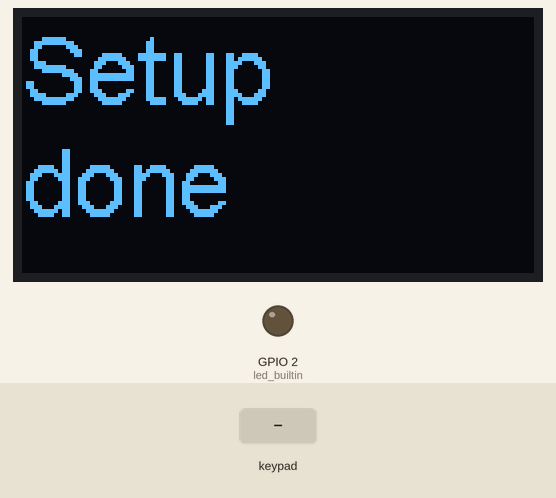
Recording of a program running on a simulated ESP8266 (NodeMCU). On the bench: 128×64 one-colour display, output pins drawn as LEDs (lit = HIGH). The inputs (shaded band) are chosen by the test bench. What the program prints to the serial monitor is not drawn.

Above: at 1.2 s.
1.3 s: keypad keys 1 2 3 4 # # pressed 0.4 s apart
At 4.1 s:
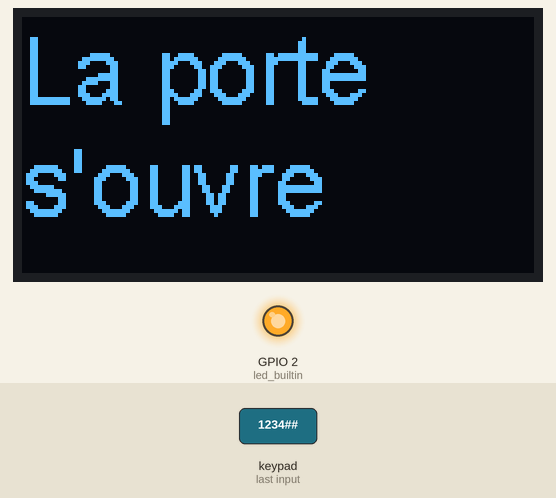
5.2 s: key '*' pressed
At 7.7 s:
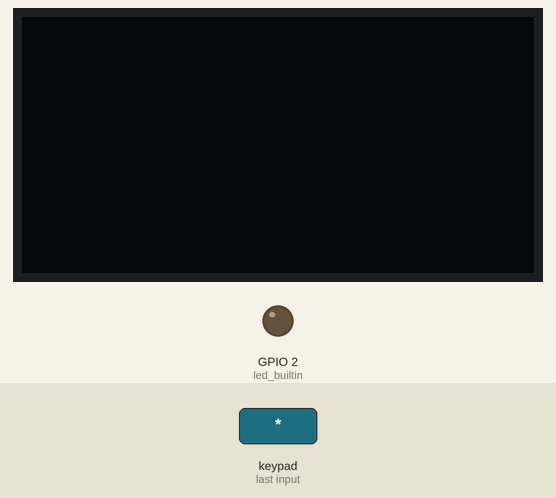
8.2 s: key '5' pressed
At 8.8 s:
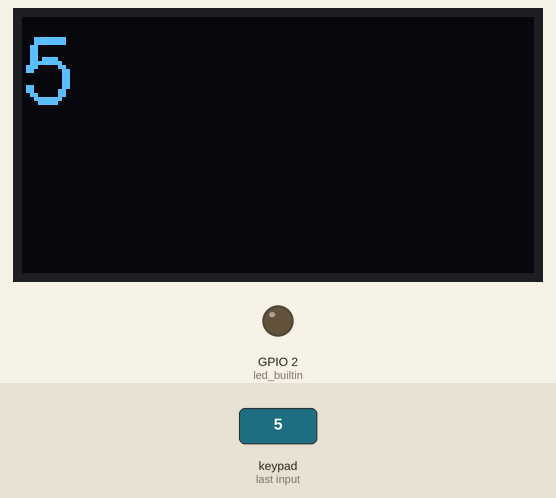
9.7 s: keypad keys 1 9 1 8 5 pressed 0.4 s apart
At 12.3 s:
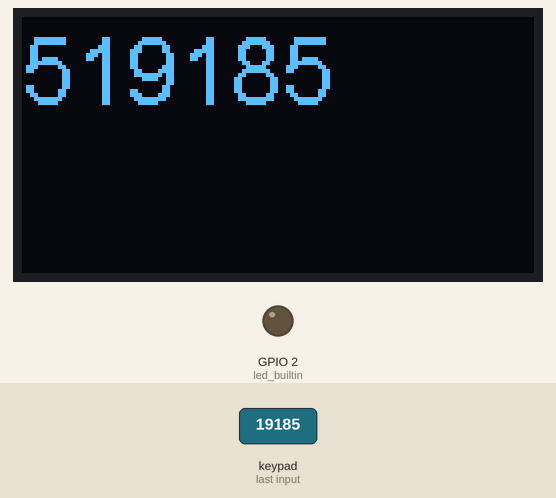
13.2 s: key '#' pressed
At 14.6 s:
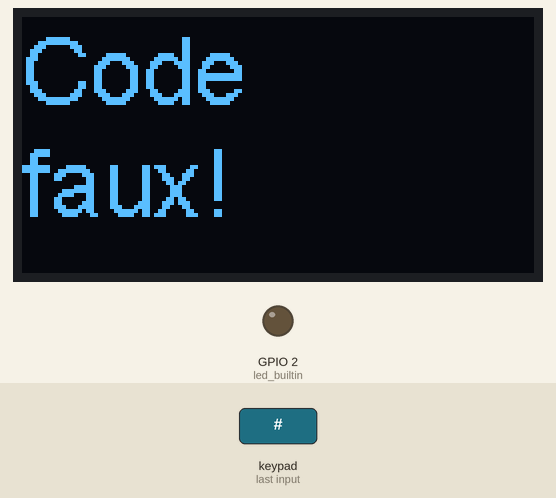
16.2 s: key '1' pressed
At 17.3 s:
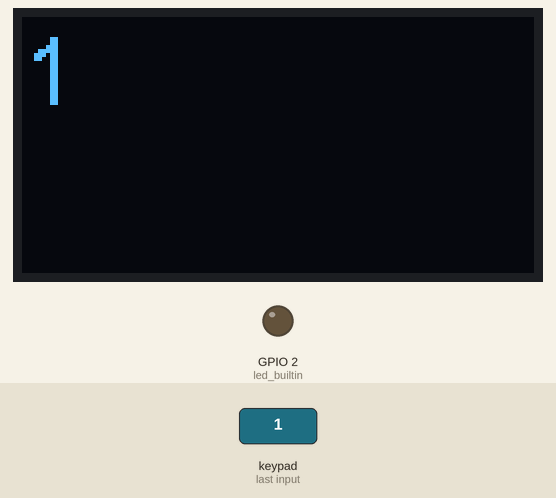
Timing chart, 0 to 18.7 s (numbered marks = the images above; inputs shaded):
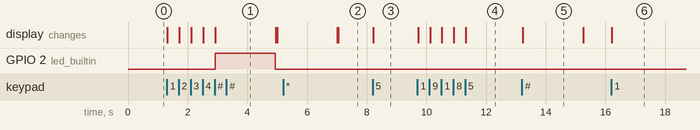

The program:

main.cpp
```cpp
/*
 * Programme test Ecran OLED SSD1306
 * pio lib -g install 2978
*/

#include <Arduino.h>
#include <SSD1306Wire.h>
#include <Keypad.h>

const int sda = 4;
const int scl = 15;

SSD1306Wire display(0x3c, sda , scl, GEOMETRY_128_64);

const byte ROWS = 4; // Déclaration du nombre de lignes
const byte COLS = 3; // Déclaration du nombre de  colonnes

// Déclaration des caractères sur les touches
char keys[ROWS][COLS] = {
    {'1', '2', '3'},
    {'4', '5', '6'},
    {'7', '8', '9'},
    {'*', '0', '#'}
};

//affectation des GPIO au R1,R2,R3,R4 du clavier
byte rowPins[ROWS] = {23, 22, 3, 21};

//affectation des GPIO au C1,C2,C3 du clavier
byte colPins[COLS] = {19, 18, 5};

Keypad clavier = Keypad((char *) keys, rowPins, colPins, ROWS, COLS);

String code;
String secret = "1234#";

void afficher(String message);

void setup() {
    Serial.begin(115200);
    pinMode( 2, OUTPUT);   // led builtin
    display.init();
    display.setFont(ArialMT_Plain_24);
    afficher("Setup done");

}

void loop() {

    char key = clavier.getKey();

    if (key) {
        Serial.print(key);
        code.concat(key);
        afficher(code);

        if (key == '#'){
            if (!code.compareTo(secret)) {
                Serial.println("\nLa porte s'ouvre");
                afficher("La porte s'ouvre");
                code = "";
                digitalWrite(2, HIGH);
                delay(2000);
                digitalWrite(2, LOW);
                afficher("Entrez le code");

            } else {
                Serial.println("\nCode faux !!!");
                afficher("Code faux!");
                code = "";
                delay(2000);
                afficher("Entrez le code");
            }
        }
        if (key == '*'){
            code = "";
            afficher(code);
        }
    }

}

void afficher(String message){
    display.clear();
    display.drawStringMaxWidth(0, 0, 110, message);
    display.display();
}
```

Measured:
- after the input at 1.3 s, GPIO 2 (led_builtin): LOW → HIGH after 1.6 s, → LOW 2.0 s later; the display: first changes at once (image 1 shows a later state)
- after the input at 5.2 s, the display: first differs from a run without the input after 1.8 s (image 2)
- after the input at 8.2 s, the display: changes at once (image 3)
- after the input at 9.7 s, the display: first changes at once (image 4 shows a later state)
- after the input at 13.2 s, the display: changes at once (image 5)
- after the input at 16.2 s, the display: changes at once (image 6)
- what the display in image 5 shows lasts 2.0 s, from 13.2 s to 15.2 s
